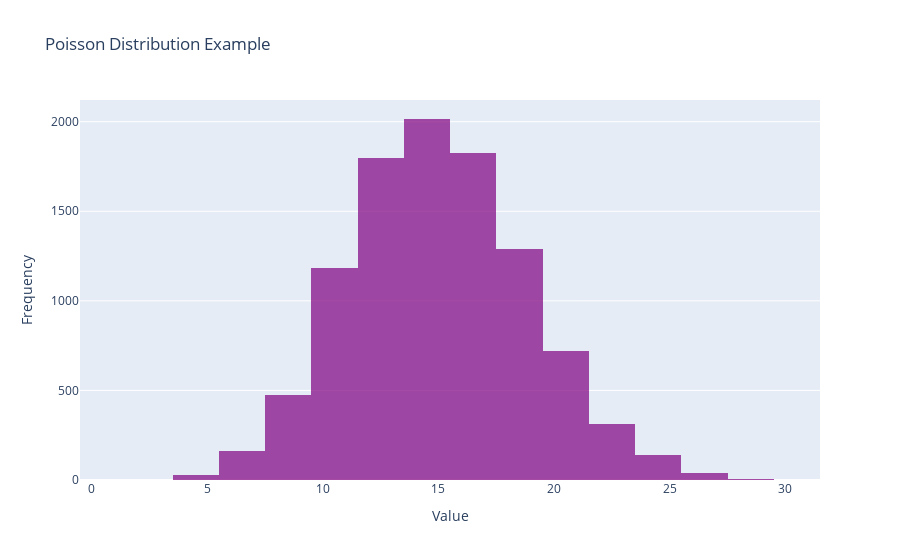

Here is the notebook cell this chart was saved with:
### Markdown cell above
### 3. Poisson Distribution

Describes the number of events happening in a fixed interval of time or space, given a known average rate.

### Code cell
poisson_data = np.random.poisson(15, 10000) # Lambda = 3

fig = go.Figure(go.Histogram(
    x=poisson_data,
    nbinsx=20,
    marker=dict(color='purple'),
    opacity=0.7
))
fig.update_layout(
    title='Poisson Distribution Example',
    xaxis_title='Value',
    yaxis_title='Frequency'
)
fig.show()

### Figure 1 — Plotly figure (JSON) as saved in the notebook; plotly's stock layout.template omitted (floating-point values rounded to 4 significant figures; data arrays with more than 128 entries replaced by an {"elided": "..."} marker saying what was removed)
{"data": [{"marker": {"color": "purple"}, "nbinsx": 20, "opacity": 0.7, "type": "histogram", "x": {"elided": "10000 int values"}}], "layout": {"title": {"text": "Poisson Distribution Example"}, "xaxis": {"title": {"text": "Value"}}, "yaxis": {"title": {"text": "Frequency"}}}}
